Frame 1 (no input): blank canvas, image omitted
Frame 60 (the mouse pressed at the canvas centre just before this capture): blank canvas, image omitted
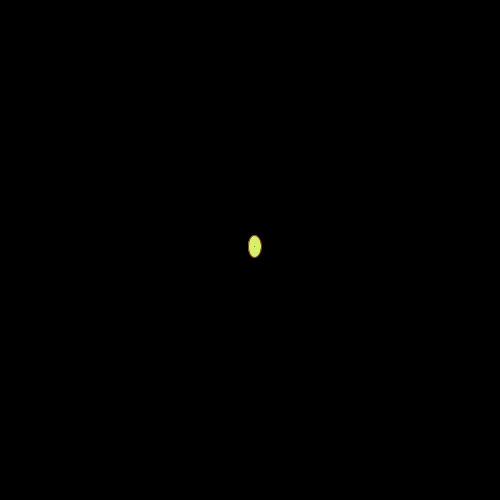
Frame 120 (the mouse held since frame 60 and released just before this capture)

The Processing sketch whose frames 1 and 60 were blank and that drew this single picture after the mouse press (run headless with seeded random() and noise(); from frame 60 on, the mouse is pressed at the canvas centre):

// Processing sketch: append_array
// ── append_array.pde
// this sketch shows how to use an array to hold a bunch of objects
// Danny Rozin ITP

Ball[] myBalls= new Ball[0];                              // new array of type Ball

void setup() {
  size (500, 500);
}

void draw() {
  background(0); 
  for (int i = 0; i < myBalls.length;i++) {              // using .length to get the number of items in the array
    myBalls[i].drawBall();                                // using the square brackets [] to get an item from the array
    myBalls[i].randomizePosition();
  }
}

void mousePressed() {
  Ball temp= new Ball(mouseX, mouseY);
  myBalls =(Ball[])append( myBalls, temp);               // using append() to ad an item to aray
}                                                        // notice that you mention the array twice, once as the array to add too
                                                          // and a second time as the result of the operation
class Ball {
  float posX, posY;
  Ball(int x, int y) {
    posX=x;
    posY=y;
  }

  void drawBall() {
    fill(random(255),random(255),random(255));
    stroke(random(255),random(255),random(255));
    ellipse(posX, posY, random(2,30), random(2,30));   
    for (int i = 0; i < myBalls.length;i++) {
      line (posX, posY, myBalls[i].posX, myBalls[i].posY);
    }
  }
  void randomizePosition(){
    posX+= random(-1,1);
    posY+= random(-1,1);
  }
    
}
